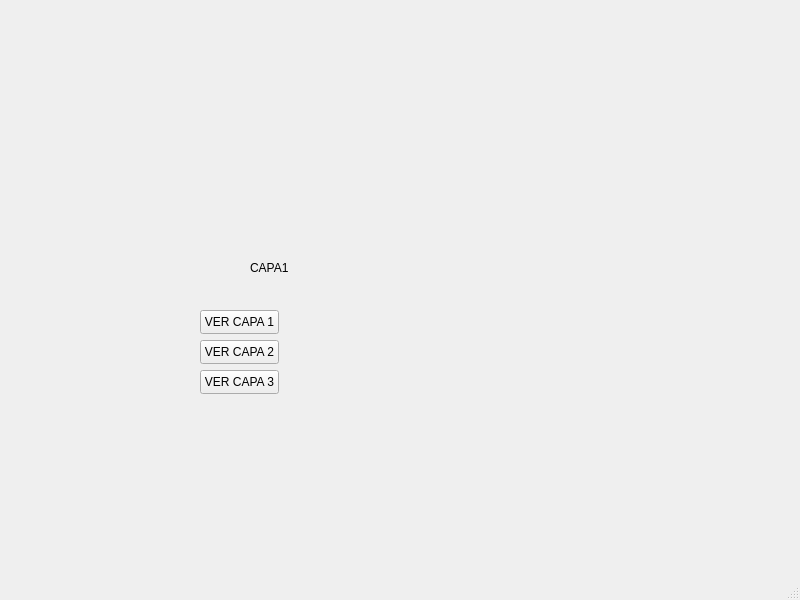
<?xml version="1.0" encoding="UTF-8"?>
<ui version="4.0">
 <class>MainWindow</class>
 <widget class="QMainWindow" name="MainWindow">
  <property name="geometry">
   <rect>
    <x>0</x>
    <y>0</y>
    <width>800</width>
    <height>600</height>
   </rect>
  </property>
  <property name="windowTitle">
   <string>MainWindow</string>
  </property>
  <widget class="QWidget" name="centralwidget">
   <widget class="QStackedWidget" name="stackedWidget">
    <property name="geometry">
     <rect>
      <x>210</x>
      <y>230</y>
      <width>120</width>
      <height>80</height>
     </rect>
    </property>
    <property name="currentIndex">
     <number>0</number>
    </property>
    <widget class="QWidget" name="page">
     <widget class="QLabel" name="lbl1">
      <property name="geometry">
       <rect>
        <x>40</x>
        <y>30</y>
        <width>49</width>
        <height>16</height>
       </rect>
      </property>
      <property name="text">
       <string>CAPA1</string>
      </property>
     </widget>
    </widget>
    <widget class="QWidget" name="page_3">
     <widget class="QLabel" name="lbl2">
      <property name="geometry">
       <rect>
        <x>40</x>
        <y>30</y>
        <width>49</width>
        <height>16</height>
       </rect>
      </property>
      <property name="text">
       <string>CAPA2</string>
      </property>
     </widget>
    </widget>
    <widget class="QWidget" name="page_2">
     <widget class="QLabel" name="lbl3">
      <property name="geometry">
       <rect>
        <x>40</x>
        <y>30</y>
        <width>49</width>
        <height>16</height>
       </rect>
      </property>
      <property name="text">
       <string>CAPA3</string>
      </property>
     </widget>
    </widget>
   </widget>
   <widget class="QPushButton" name="btn1">
    <property name="geometry">
     <rect>
      <x>200</x>
      <y>310</y>
      <width>79</width>
      <height>24</height>
     </rect>
    </property>
    <property name="text">
     <string>VER CAPA 1</string>
    </property>
   </widget>
   <widget class="QPushButton" name="btn2">
    <property name="geometry">
     <rect>
      <x>200</x>
      <y>340</y>
      <width>79</width>
      <height>24</height>
     </rect>
    </property>
    <property name="text">
     <string>VER CAPA 2</string>
    </property>
   </widget>
   <widget class="QPushButton" name="btn3">
    <property name="geometry">
     <rect>
      <x>200</x>
      <y>370</y>
      <width>79</width>
      <height>24</height>
     </rect>
    </property>
    <property name="text">
     <string>VER CAPA 3</string>
    </property>
   </widget>
  </widget>
  <widget class="QMenuBar" name="menubar">
   <property name="geometry">
    <rect>
     <x>0</x>
     <y>0</y>
     <width>800</width>
     <height>33</height>
    </rect>
   </property>
  </widget>
  <widget class="QStatusBar" name="statusbar"/>
 </widget>
 <resources/>
 <connections/>
</ui>
